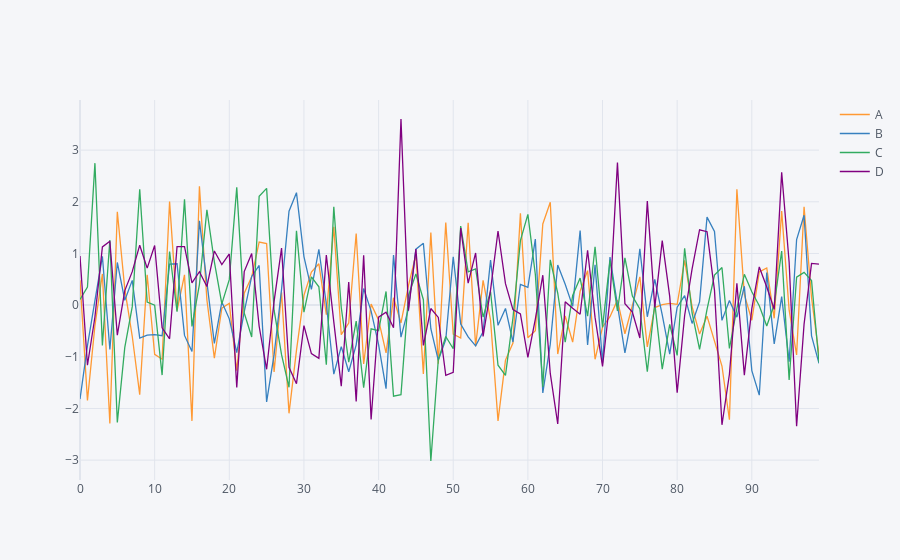

The notebook cell this image was saved under:
### Markdown cell above
**Usando iplot() - Imagen interactiva de Plotly**

### Code cell
configure_plotly_browser_state()
df.iplot()
